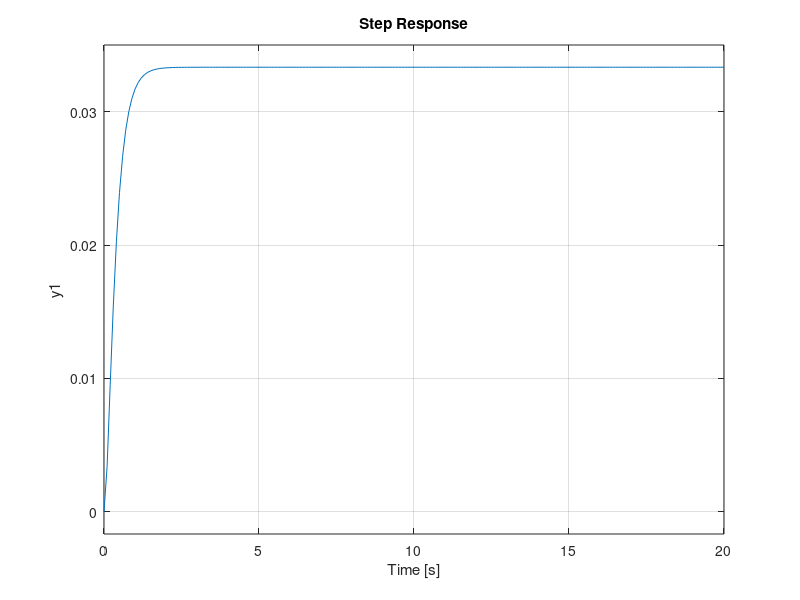

Here is the MATLAB script that generated this plot:
clear all; % clean all existing variables in working space
close all; % close all existing figures

A = [0 1;-30 -12];
B = [0;1];
C = [1 0];
D = 0;
G = ss2tf(A,B,C,D)
[num,den] = ss2tf(A,B,C,D);
G = tf(num,den)
minreal(G)
t = 0:0.1:20;
figure;
step(G,t);grid on;


